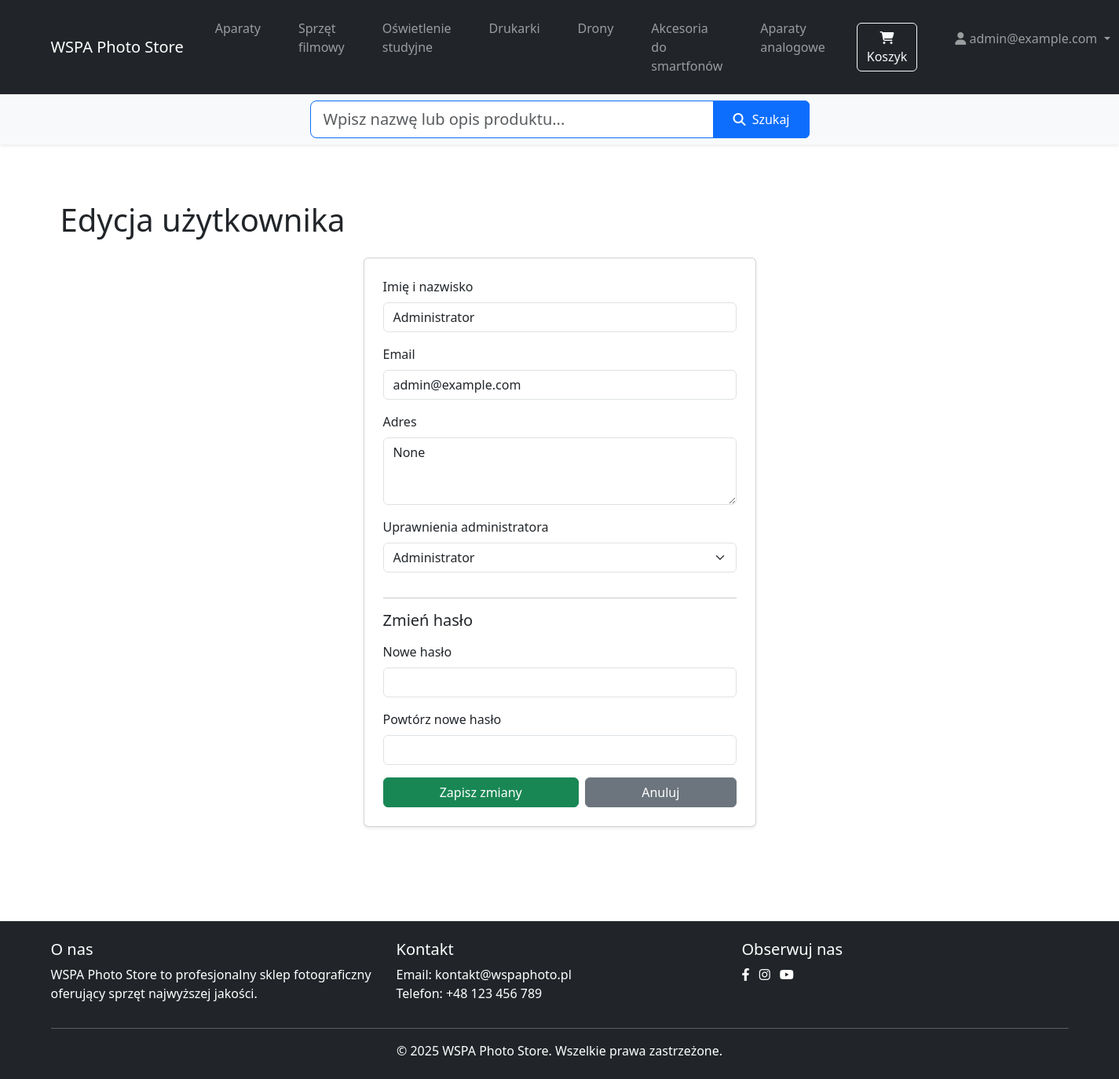
Page /admin/users/1/edit (signed in) on the committed database.
### tables this page shows
CREATE TABLE categories (
        id INTEGER PRIMARY KEY AUTOINCREMENT,
        name TEXT NOT NULL UNIQUE,
        slug TEXT NOT NULL UNIQUE
    );

CREATE TABLE users (
        id INTEGER PRIMARY KEY AUTOINCREMENT,
        email TEXT NOT NULL UNIQUE,
        password_hash TEXT NOT NULL,
        full_name TEXT,
        address TEXT,
        is_admin BOOLEAN NOT NULL DEFAULT 0
    );

### app.py (the view, shortened to what this page needs)
@app.route('/admin/users/<int:user_id>/edit', methods=['GET', 'POST'])
def admin_edit_user(user_id):
    from werkzeug.security import generate_password_hash
    if not session.get('is_admin'):
        flash('Brak dostępu.', 'danger')
        return redirect(url_for('home'))
    user = database.get_user_by_id(user_id)
    if not user:
        flash('Nie znaleziono użytkownika.', 'danger')
        return redirect(url_for('admin_users'))
    return render_template('admin/edit_user.html', user=user)

### app.py (called while the page is built)
@app.context_processor
def inject_template_vars():
    return {
        'get_categories_for_nav': lambda: database.get_categories(),
        'now': datetime.now()
    }

### database.py (called while the page is built)
@contextmanager
def get_db():
    db = sqlite3.connect(DATABASE)
    db.row_factory = sqlite3.Row
    try:
        yield db
    finally:
        db.close()

def get_categories():
    with get_db() as db:
        categories = db.execute('SELECT * FROM categories').fetchall()
        return [dict(category) for category in categories]

def get_user_by_id(user_id):
    with get_db() as db:
        row = db.execute('SELECT * FROM users WHERE id = ?', (user_id,)).fetchone()
        return dict(row) if row else None

### templates/admin/edit_user.html (shortened to what this page needs)
{% extends 'base.html' %}
{% block content %}
<div class="container py-5">
    <h1 class="mb-4">Edycja użytkownika</h1>
    <form method="post" class="card p-4 shadow-sm mx-auto" style="max-width: 500px;">
        <div class="mb-3">
            <label for="full_name" class="form-label">Imię i nazwisko</label>
            <input type="text" class="form-control" id="full_name" name="full_name" required value="{{ user.full_name }}">
        </div>
        <div class="mb-3">
            <label for="email" class="form-label">Email</label>
            <input type="email" class="form-control" id="email" name="email" required value="{{ user.email }}">
        </div>
        <div class="mb-3">
            <label for="address" class="form-label">Adres</label>
            <textarea class="form-control" id="address" name="address" rows="3">{{ user.address }}</textarea>
        </div>
        <div class="mb-3">
            <label for="is_admin" class="form-label">Uprawnienia administratora</label>
            <select class="form-select" id="is_admin" name="is_admin">
                <option value="1" {% if user.is_admin %}selected{% endif %}>Administrator</option>
            </select>
        </div>
        <hr>
        <h5 class="mb-3">Zmień hasło</h5>
        <div class="mb-3">
            <label for="new_password" class="form-label">Nowe hasło</label>
            <input type="password" class="form-control" id="new_password" name="new_password" minlength="6">
        </div>
        <div class="mb-3">
            <label for="confirm_password" class="form-label">Powtórz nowe hasło</label>
            <input type="password" class="form-control" id="confirm_password" name="confirm_password" minlength="6">
        </div>
        <div class="d-flex gap-2">
    <button type="submit" class="btn btn-success flex-fill">Zapisz zmiany</button>
    <a href="{{ url_for('admin_users') }}" class="btn btn-secondary flex-fill">Anuluj</a>
</div>
    </form>
</div>
{% endblock %}

### templates/base.html (shortened to what this page needs)
<!DOCTYPE html>
<html lang="pl">
<head>
    <link rel="stylesheet" href="{{ url_for('static', filename='css/style.css') }}">
    <link href="https://cdn.jsdelivr.net/npm/bootstrap@5.3.0/dist/css/bootstrap.min.css" rel="stylesheet">
    <link rel="stylesheet" href="https://cdnjs.cloudflare.com/ajax/libs/font-awesome/6.4.0/css/all.min.css">
</head>
<body>
    <header>
        <nav class="navbar navbar-expand-lg navbar-dark bg-dark">
            <div class="container">
                <a class="navbar-brand" href="{{ url_for('home') }}">WSPA Photo Store</a>
                <div class="collapse navbar-collapse" id="navbarNav">
                    <ul class="navbar-nav me-auto">
                        {% for category in get_categories_for_nav() %}
                        <li class="nav-item">
                            <a class="nav-link" href="{{ url_for('category_page', category=category.slug) }}">
                                {{ category.name }}
                            </a>
                        </li>
                        {% endfor %}
                    </ul>
                    <ul class="navbar-nav ms-auto">
                        <li class="nav-item me-2">
                            <a href="{{ url_for('view_cart') }}" class="btn btn-outline-light position-relative">
                                <i class="fas fa-shopping-cart"></i> Koszyk
                            </a>
                        </li>
                        {% if 'user_id' in session %}
                            <li class="nav-item dropdown">
                                <a class="nav-link dropdown-toggle" href="#" id="navbarDropdown" role="button" data-bs-toggle="dropdown" aria-expanded="false">
                                    <i class="fas fa-user"></i> {{ session.user_email }}
                                </a>
                            </li>
                        {% endif %}
                    </ul>
                </div>
            </div>
        </nav>
        <div class="bg-light py-2 shadow-sm">
            <div class="container">
                <div class="row justify-content-center">
                    <div class="col-12 col-md-8 col-lg-6">
                        <form action="{{ url_for('search') }}" method="get" class="mb-0">
                            <div class="input-group">
                                <input class="form-control form-control-lg border-primary"
                                       type="search"
                                       name="q"
                                       placeholder="Wpisz nazwę lub opis produktu..."
                                       aria-label="Szukaj produktów"
                                       required>
                                <button class="btn btn-primary px-4" type="submit">
                                    <i class="fas fa-search me-1"></i> Szukaj
                                </button>
                            </div>
                        </form>
                    </div>
                </div>
            </div>
        </div>
    </header>
    <main class="py-4">
        <div class="container">
            {% block content %}{% endblock %}
        </div>
    </main>
    <footer class="bg-dark text-white py-4 mt-5">
        <div class="container">
            <div class="row">
                <div class="col-md-4">
                    <h5>O nas</h5>
                    <p>WSPA Photo Store to profesjonalny sklep fotograficzny oferujący sprzęt najwyższej jakości.</p>
                </div>
                <div class="col-md-4">
                    <h5>Kontakt</h5>
                    <p>Email: kontakt@wspaphoto.pl<br>Telefon: +48 123 456 789</p>
                </div>
                <div class="col-md-4">
                    <h5>Obserwuj nas</h5>
                    <div class="social-links">
                        <a href="#" class="text-white me-2"><i class="fab fa-facebook-f"></i></a>
                        <a href="#" class="text-white me-2"><i class="fab fa-instagram"></i></a>
                        <a href="#" class="text-white me-2"><i class="fab fa-youtube"></i></a>
                    </div>
                </div>
            </div>
            <hr class="bg-light">
            <div class="text-center">
                <p class="mb-0">&copy; {{ now.year }} WSPA Photo Store. Wszelkie prawa zastrzeżone.</p>
            </div>
        </div>
    </footer>
</body>
</html>

### static/css/style.css (style rules this page uses)
body { margin: 0; padding: 0; font-family: Arial, sans-serif; }
.nav-item { color: #2c3e50; text-decoration: none; padding: 0.5rem 1rem; border-radius: 6px; transition: background-color 0.2s; }

### rows in the picture
categories: name "Aparaty"
categories: name "Sprzęt filmowy"
categories: name "Oświetlenie studyjne"
categories: name "Drukarki"
categories: name "Drony"
categories: name "Akcesoria do smartfonów"
categories: name "Aparaty analogowe"
users: user_email "admin@example.com", full_name "Administrator", email "admin@example.com", is_admin "Administrator"
